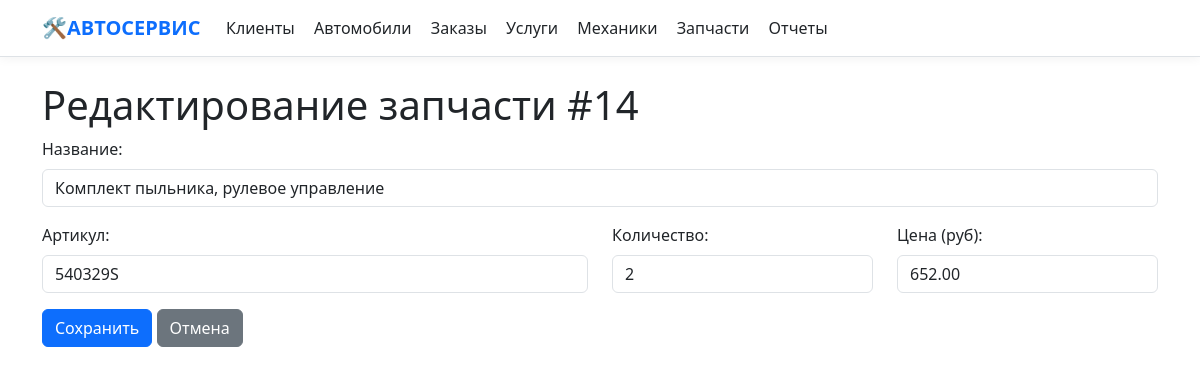
Screenshot of /part_edit.php?id=14 with the database file from the repository.
### tables this page shows
CREATE TABLE `parts` (
  `id` int NOT NULL,
  `name` varchar(100) DEFAULT NULL,
  `part_number` varchar(50) DEFAULT NULL,
  `quantity` int DEFAULT NULL,
  `price` decimal(10,2) DEFAULT NULL
);

### part_edit.php (the view, shortened to what this page needs)
<?php
require 'includes/db.php';
require_once 'includes/navbar.php';
$part_id = $_GET['id'];
$part = $conn->query("SELECT * FROM parts WHERE id = $part_id")->fetch_assoc();
?>
<!DOCTYPE html>
<html lang="ru">
<head>
    <link href="https://cdn.jsdelivr.net/npm/bootstrap@5.3.0/dist/css/bootstrap.min.css" rel="stylesheet">
</head>
<body>
    <div class="container mt-4">
        <h1>Редактирование запчасти #<?= $part_id ?></h1>
        <form method="post">
            <div class="mb-3">
                <label class="form-label">Название:</label>
                <input type="text" name="name" class="form-control"
                       value="<?= htmlspecialchars($part['name']) ?>" required>
            </div>
            <div class="row">
                <div class="col-md-6">
                    <div class="mb-3">
                        <label class="form-label">Артикул:</label>
                        <input type="text" name="part_number" class="form-control"
                               value="<?= htmlspecialchars($part['part_number']) ?>" required>
                    </div>
                </div>
                <div class="col-md-3">
                    <div class="mb-3">
                        <label class="form-label">Количество:</label>
                        <input type="number" name="quantity" class="form-control"
                               value="<?= $part['quantity'] ?>" min="0" required>
                    </div>
                </div>
                <div class="col-md-3">
                    <div class="mb-3">
                        <label class="form-label">Цена (руб):</label>
                        <input type="number" name="price" class="form-control"
                               value="<?= $part['price'] ?>" step="0.01" min="0" required>
                    </div>
                </div>
            </div>
            <button type="submit" name="update_part" class="btn btn-primary">Сохранить</button>
            <a href="parts.php" class="btn btn-secondary">Отмена</a>
        </form>
    </div>
</body>
</html>

### rows the page displays
parts: name "Комплект пыльника, рулевое управление", part_number "540329S", quantity "2", price "652.00"

### other values shown
$part_id "14"
